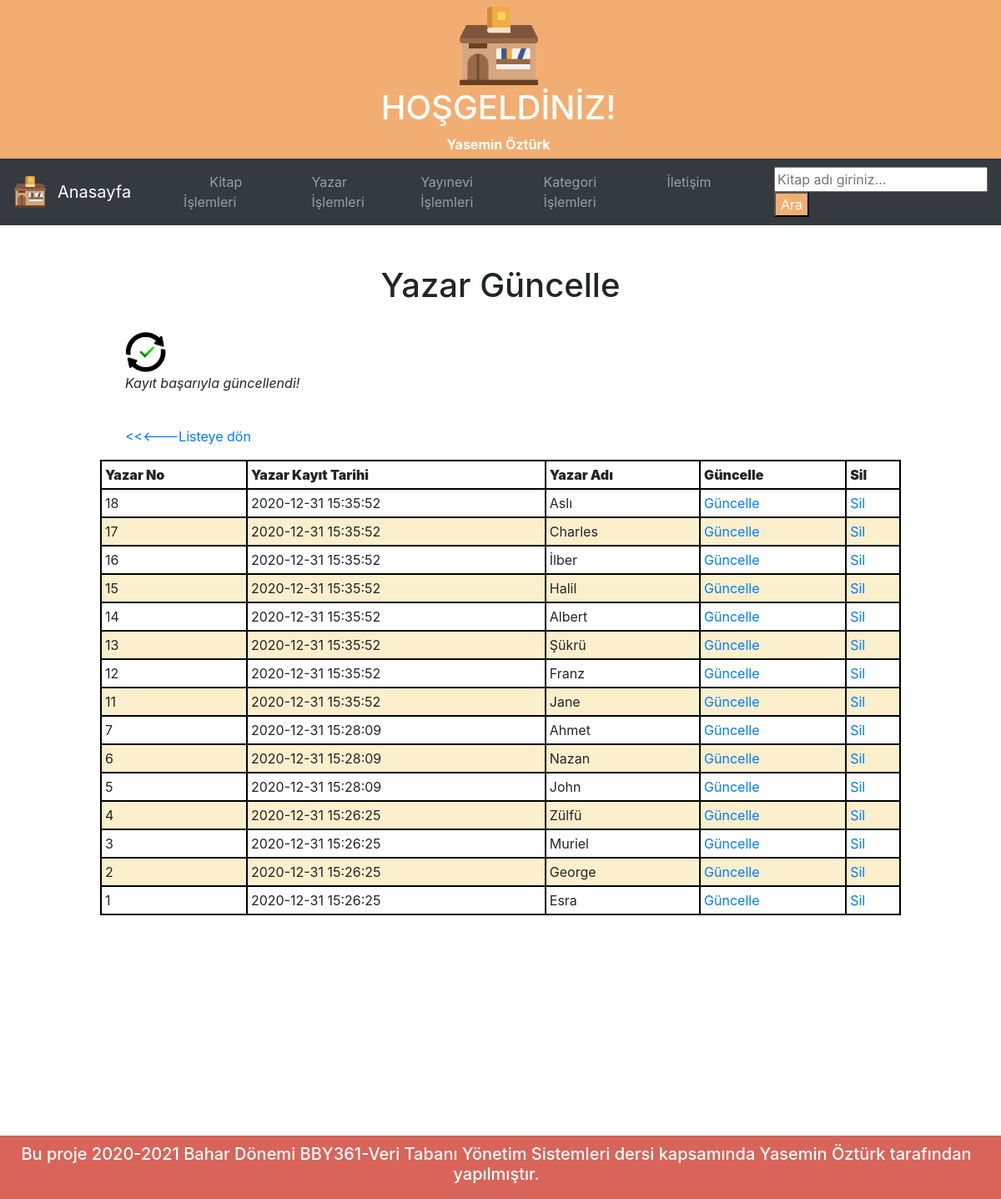
The page /guncellendi_yazar.php on the database its author committed.
### tables this page shows
CREATE TABLE `yazar` (
  `yazarNo` smallint(6) NOT NULL COMMENT 'Yazar tablosunun anahtar alanı',
  `yazarKayitTarih` timestamp NOT NULL DEFAULT current_timestamp() COMMENT 'Yazarın VT kayıt tarihi',
  `yazarAdi` varchar(100) NOT NULL COMMENT 'Yazarın adı',
  `yazarSoyadi` varchar(100) NOT NULL COMMENT 'Yazarın soyadı',
  `yazarAdres` varchar(200) DEFAULT NULL COMMENT 'Yazarın adresi'
);

### guncellendi_yazar.php (the view, shortened to what this page needs)
<?php
    require_once("baglanti.php");
    $yazarNo = mysqli_real_escape_string($baglanti, $_POST['yazarNo']);
    $yazarAdi = mysqli_real_escape_string($baglanti, $_POST['yazarAdi']);
    $yazarSoyadi = mysqli_real_escape_string($baglanti, $_POST['yazarSoyadi']);
    $yazarAdres = mysqli_real_escape_string($baglanti, $_POST['yazarAdres']);
    $sorgu = "UPDATE yazar SET yazarAdi = '$yazarAdi', yazarSoyadi = '$yazarSoyadi', yazarAdres = '$yazarAdres' WHERE yazarNo = $yazarNo";
    if (mysqli_query($baglanti, $sorgu)) {
        $islemSonuc = "<i>Kayıt başarıyla güncellendi!</i>";
    } else {
        $islemSonuc = "Kayıt güncellenirken bir hata oluştu: " . mysqli_error($baglanti);
    }
    $sorgu2 = mysqli_query($baglanti, "SELECT * FROM yazar ORDER BY yazarNo DESC");
?>
<!DOCTYPE html>
<html lang="tr"><head><meta http-equiv="Content-Type" content="text/html; charset=UTF-8">
<link href="bootstrap.min.css" rel="stylesheet">
    <link href="navbar-top.css" rel="stylesheet">
  </head>
  <body>
    <header class="üstbilgi">
        <img src="library.png" alt="logo" style="width:100px;">
        <h1 class="ustbaslik">HOŞGELDİNİZ!</h1>
        <p1 class="ad"><b>Yasemin Öztürk</b></p1>
    </header>
<nav class="navbar navbar-expand-sm bg-dark navbar-dark">
  <img src="library.png" alt="Logo" style="width:40px;">
  <a class="navbar-brand" href="index.php">&numsp;Anasayfa&numsp;&numsp;&numsp;</a>
  <ul class="navbar-nav">
    <li class="nav-item">
      <a class="nav-link" href="kitap.php">&numsp;&numsp;&numsp;Kitap İşlemleri&numsp;&numsp;&numsp;</a>
    </li>
	<li class="nav-item">
      <a class="nav-link" href="yazar.php">Yazar İşlemleri&numsp;&numsp;&numsp;</a>
    </li>
	<li class="nav-item">
      <a class="nav-link" href="yayinevi.php">Yayınevi İşlemleri&numsp;&numsp;&numsp;</a>
    </li>
    <li class="nav-item">
      <a class="nav-link" href="kategori.php">Kategori İşlemleri&numsp;&numsp;&numsp;</a>
    </li>
	<li class="nav-item">
      <a class="nav-link" href="iletisim.php">İletişim</a>
    </li>
  </ul>&nbsp;&nbsp;&nbsp;&nbsp;&nbsp;&nbsp;&nbsp;&nbsp;&nbsp;&nbsp;&nbsp;&nbsp;&nbsp;&nbsp;&nbsp;
  <form action="kitap_ara_sonuc.php" method="get">
            <input type="text" name="kitapAdi" placeholder="Kitap adı giriniz..."><input type="submit" value="Ara">
</form>
</nav>
    <head>
    </head>
    <body>
        <br><br><h1>Yazar Güncelle</h1><br>
        <p> <img src="updated.png" alt="resim" style="width:50px;"><br><?php echo $islemSonuc; ?></p><br>
        <p><a href="yazar.php"><<<---Listeye dön</a></p>
    <?php
    echo("<table border=1 align=center width=80%>");
        echo("<tr>");
        echo("<td><b>Yazar No</b></td>");
        echo("<td><b>Yazar Kayıt Tarihi</b></td>");
        echo("<td><b>Yazar Adı</b></td>");
        echo("<td><b>Güncelle</b></td>");
        echo("<td><b>Sil</b></td>");
        echo("</tr>");
    while($satir = mysqli_fetch_assoc($sorgu2)){
        echo("<tr>");
        echo("<td>".$satir["yazarNo"]."</td>");
        echo("<td>".$satir["yazarKayitTarih"]."</td>");
        echo("<td>".$satir["yazarAdi"]."</td>");
        echo("<td><a href='guncelle_yazar.php?yazarNo=".$satir["yazarNo"]."'>Güncelle</a></td>");
        echo("<td><a href='sil_yazar.php?yazarNo=".$satir["yazarNo"]."'>Sil</a></td>");
        echo("</tr>");
                }
    echo("</table>");
?>
<br><br><br><br><br><br><br><br><br><br><br><footer class="altbilgi">
        <h5 class="ad">Bu proje 2020-2021 Bahar Dönemi BBY361-Veri Tabanı Yönetim Sistemleri dersi kapsamında Yasemin Öztürk tarafından yapılmıştır.</h5>
    </footer></body></html>

### navbar-top.css (style rules this page uses)
body { min-height: 75rem; }

### guncellendi_yazar.php (style rules this page uses)
header { background-color:#f2ae72; color:white; text-align: center; padding: 5px; padding-left:0; }
input[type=submit], input[type=reset] { background-color: #f2ae72; color: white; cursor: pointer; }
td { border: 2px solid black; padding:4px; }
tr:first-child { font-weight:bolder; }
tr:nth-child(2n+3) { background-color:#fbefcc; }
footer { background-color:#d96459; color:white; text-align: center; padding: 10px; padding-left:0; }
h1 { text-align: center; }
p { margin-left: 150px; }

### rows shown on the page
yazar: yazarNo "18", yazarKayitTarih "2020-12-31 15:35:52", yazarAdi "Aslı"
yazar: yazarNo "17", yazarKayitTarih "2020-12-31 15:35:52", yazarAdi "Charles"
yazar: yazarNo "16", yazarKayitTarih "2020-12-31 15:35:52", yazarAdi "İlber"
yazar: yazarNo "15", yazarKayitTarih "2020-12-31 15:35:52", yazarAdi "Halil"
yazar: yazarNo "14", yazarKayitTarih "2020-12-31 15:35:52", yazarAdi "Albert"
yazar: yazarNo "13", yazarKayitTarih "2020-12-31 15:35:52", yazarAdi "Şükrü"
yazar: yazarNo "12", yazarKayitTarih "2020-12-31 15:35:52", yazarAdi "Franz"
yazar: yazarNo "11", yazarKayitTarih "2020-12-31 15:35:52", yazarAdi "Jane"
yazar: yazarNo "7", yazarKayitTarih "2020-12-31 15:28:09", yazarAdi "Ahmet"
yazar: yazarNo "6", yazarKayitTarih "2020-12-31 15:28:09", yazarAdi "Nazan"
yazar: yazarNo "5", yazarKayitTarih "2020-12-31 15:28:09", yazarAdi "John"
yazar: yazarNo "4", yazarKayitTarih "2020-12-31 15:26:25", yazarAdi "Zülfü"
yazar: yazarNo "3", yazarKayitTarih "2020-12-31 15:26:25", yazarAdi "Muriel"
yazar: yazarNo "2", yazarKayitTarih "2020-12-31 15:26:25", yazarAdi "George"
yazar: yazarNo "1", yazarKayitTarih "2020-12-31 15:26:25", yazarAdi "Esra"
